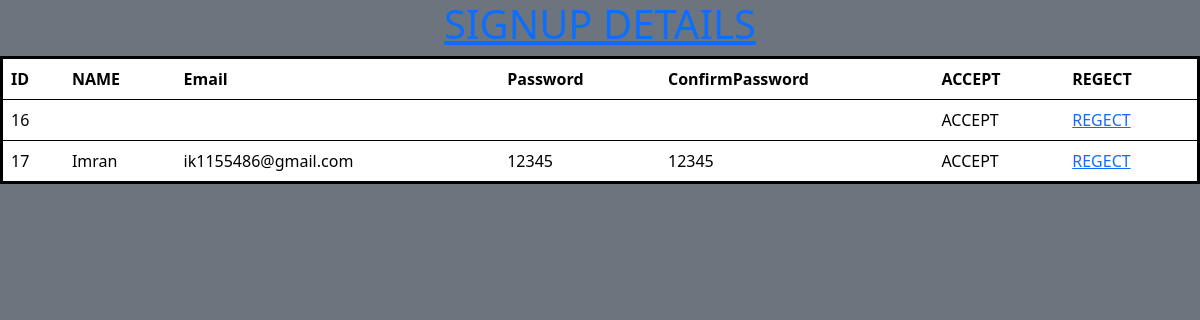
The app's page /signup_details.php with its own data.
### tables this page shows
CREATE TABLE `signup` (
  `s_id` int(50) NOT NULL,
  `s_name` varchar(225) NOT NULL,
  `s_email` varchar(200) NOT NULL,
  `s_password` varchar(100) NOT NULL,
  `s_confirmpassword` varchar(35) NOT NULL
);

### signup_details.php (the view, shortened to what this page needs)
<?php
include 'config.php';
$results = "SELECT * FROM signup ";
$result =  mysqli_query($conn,$results)
?>
<!DOCTYPE html>
<html lang="en">
<head>
    <link href="https://cdn.jsdelivr.net/npm/bootstrap@5.3.1/dist/css/bootstrap.min.css" rel="stylesheet">
</head>
<body class="bg bg-secondary">
 <h1 class="text-center"><a href="index.php">SIGNUP DETAILS </a> </h1>
<table class="table" >
  <thead>
    <tr>
      <th scope="col">ID</th>
      <th scope="col">NAME</th>
      <th scope="col">Email</th>
      <th scope="col">Password</th>
      <th scope="col">ConfirmPassword</th>
      <th scope="col">ACCEPT</th>
      <th scope="col">REGECT</th>
    </tr>
  </thead>
  <?php while ($row = mysqli_fetch_array($result)) { ?>
  <tbody>
    <tr>
    <td> <?php echo $row['s_id']; ?> </td>
    <td> <?php echo $row['s_name']; ?></td>
    <td> <?php echo $row['s_email']; ?> </td>
    <td> <?php echo $row['s_password']; ?></td>
    <td> <?php echo $row['s_confirmpassword']; ?></td>
    <td>ACCEPT</td>
    <td><a href="signup_delete.php?id=<?php echo $row['id']?>">REGECT</td>
    </tr>
  </tbody>
  <?php } ?>
</table>
</body>
</html>

### signup_details.php (style rules this page uses)
.table { border: 3px solid black; border-collapse: collapse; }

### records on screen
signup: s_id "16"
signup: s_id "17", s_name "Imran", s_email "ik1155486@gmail.com", s_password "12345", s_confirmpassword "12345"
